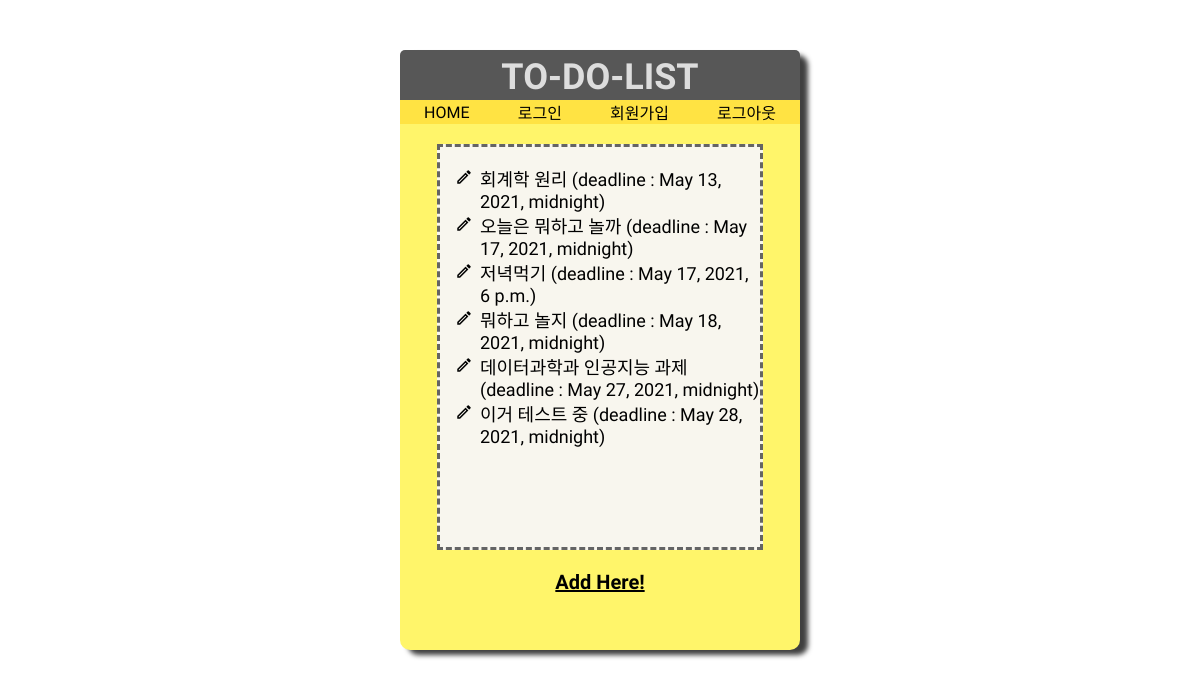
The page / on the database its author committed.
### app/models.py (models this page shows, shortened)
class Post(models.Model):
    title = models.CharField(max_length=200)
    content = models.TextField()
    deadline = models.DateTimeField(null= True, blank = True)
    author = models.ForeignKey(User, on_delete=models.CASCADE, related_name = 'posts', null = True, default= None)

### app/views.py (the view)
# urls.py: 2. Add a URL to urlpatterns:  path('', views.home, name='home')
def home(request):
    posts = Post.objects.all().order_by('deadline')
    return render(request, 'home.html', {'posts': posts})

### app/templates/home.html (shortened to what this page needs)
<!DOCTYPE html>
<html lang="en">
<head>
    {% load static %}
    <link rel="stylesheet" type ="text/css" href = "{% static 'home.css' %}">
</head>
<body>
    <div class = "container">
        <div class = "title">
            <h1>TO-DO-LIST</h1>
        </div>
        <div class = "nav-bar">
            <a class = "nav-item" href ="{% url 'home' %}">HOME</a>
            {% if user.is_authenticated %}
            <a class = "nav-item">안녕하세요, {{ user.username }}님</a>
            <a class = "nav-item" href="{% url 'mypage' %}">My page</a>
            <a class = "nav-item" href = "{% url 'logout' %}">로그아웃</a>
            {% else %}
            <a claee = "nav-item" href = "{% url 'login' %}">로그인</a>
            <a class = "nav-item" href = "{% url 'signup' %}">회원가입</a>
            <a class = "nav-item">로그아웃</a>
            {% endif %}
        </div>
        <div class = detail>
            <ul>
                {% for	post in	posts	%}
                <li class = list>
                    <a href="{% url 'detail' post.pk %}">{{post.title}}</a>
                    (deadline : {{post.deadline}})
                </li>
                {%	endfor %}
            </ul>
        </div>
        <div class = bottom>
        <a class = "new" href="{%	url 'new' %}"> Add Here! </a>
        </div>
    </div>
</body>
</html>

### app/static/home.css (style rules this page uses)
body { background-image: url('https://cdn.crowdpic.net/list-thumb/thumb_l_BD9725CBE59C9229B808928D5FEDA1EA.jpg'); font-family: 'Roboto', sans-serif; font-family: 'Do Hyeon', sans-serif; list-style-image: url('../../1x/outline_edit_black_18dp.png'); }
.container { margin-top: 50px; width:400px; height:600px; border: 0px solid gray; border-radius: 10px; margin-right: auto; margin-left: auto; box-shadow: 8px 5px 5px rgb(63, 63, 63); background-color: rgb(255, 245, 106); z-index: 1; }
.title { font-size: 18px; margin-left:0; margin-right:0; border-top-left-radius: 5px; border-top-right-radius: 5px; height: 50px; background-color: rgb(87, 87, 87); border:3px; z-index: 3; display: flex; color:rgb(221, 221, 221); }
h1 { padding-top: 10px; padding-bottom: 2px; margin-top: -4px; margin-right: auto; margin-left: auto; }
.detail { font-size: 18px;; margin-top: 20px; margin-right: auto; margin-left: auto; width: 320px; height: 400px; border: 3px dashed rgb(100, 100, 100); background-color: rgb(248, 246, 238); text-decoration: none; }
.bottom { margin-right: auto; margin-left: auto; text-align: center; margin-top: 20px; }
.new { color: black; text-decoration: underline; font-size: 20px; font-weight: 600; }
a { color: black; text-decoration-line: none; }
.nav-bar { width: 100%; background-color: #ffe343; display: flex; justify-content: space-around; align-items: center; }
.nav-item { color: black; text-decoration: none; }
::marker { list-style-image: url('../../1x/outline_edit_black_18dp.png'); }

### rows shown on the page
Post: title "회계학 원리", deadline "May 13, 2021, midnight"
Post: title "오늘은 뭐하고 놀까", deadline "May 17, 2021, midnight"
Post: title "저녁먹기", deadline "May 17, 2021, 6 p.m."
Post: title "뭐하고 놀지", deadline "May 18, 2021, midnight"
Post: title "데이터과학과 인공지능 과제", deadline "May 27, 2021, midnight"
Post: title "이거 테스트 중", deadline "May 28, 2021, midnight"
